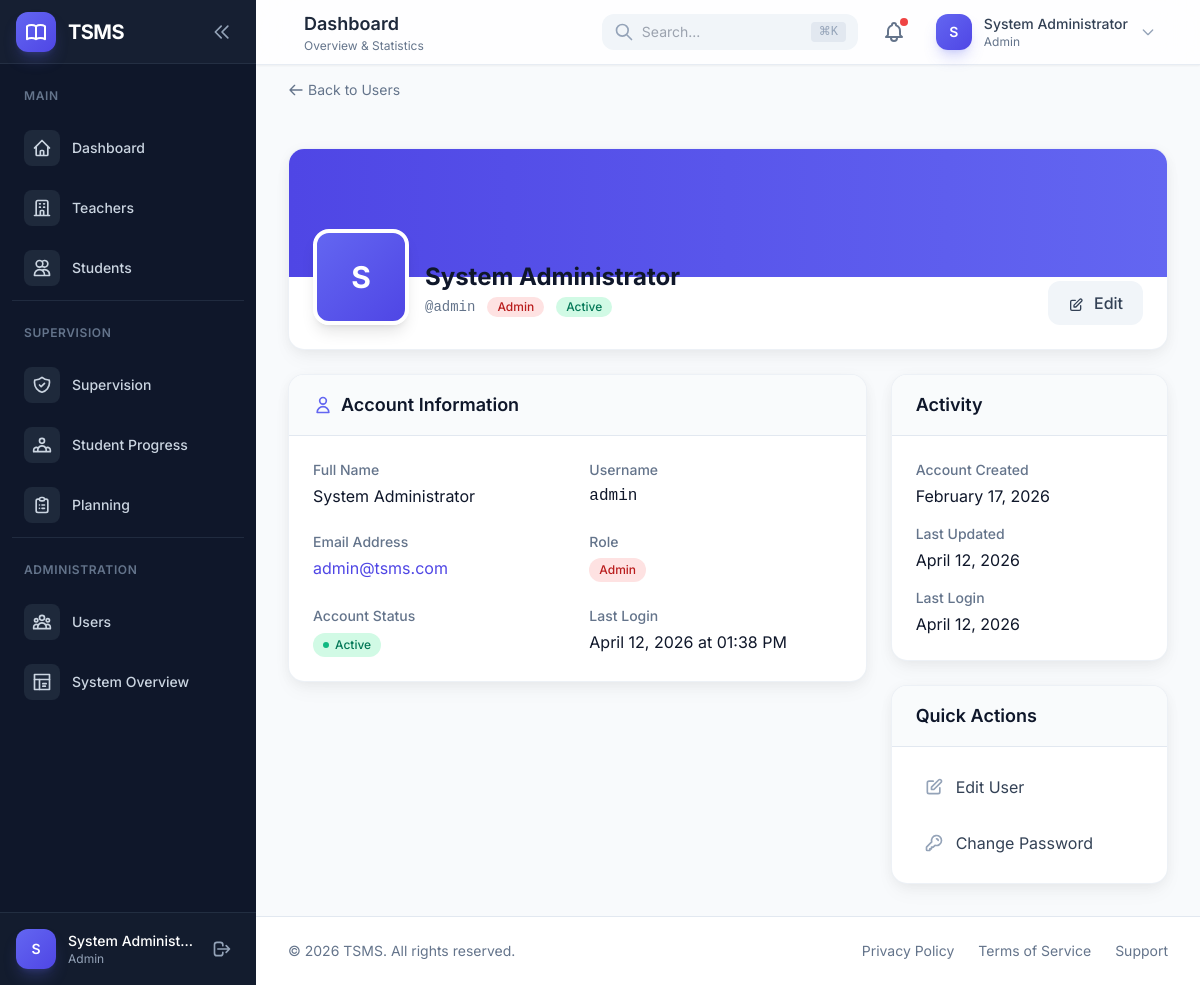
Before: /admin/users/1 (signed in) with the older database file.
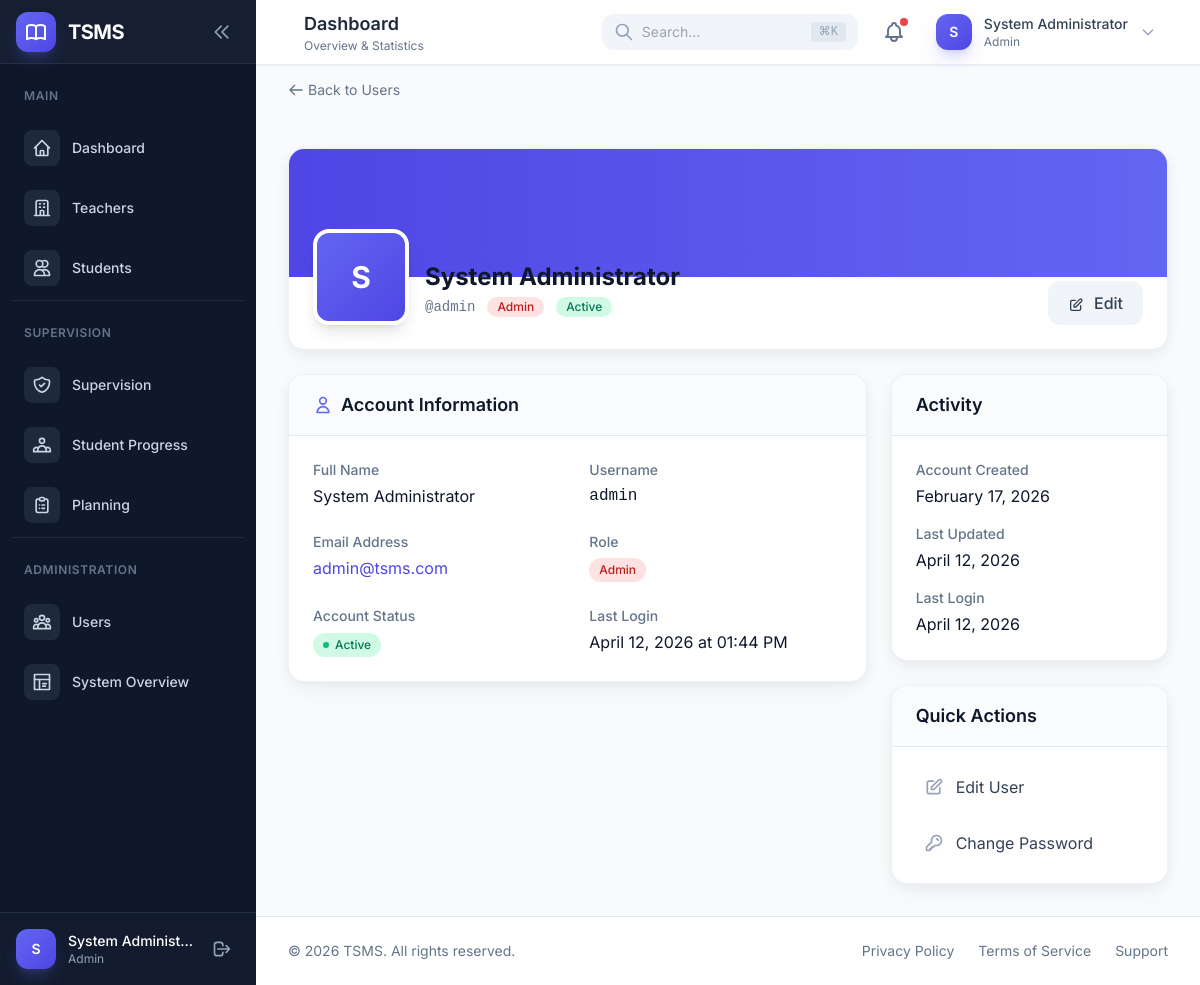
After: the same page with the newer database file.
### app/models/user.py (models this page shows, shortened)
class User(UserMixin, db.Model):
    __tablename__ = 'users'
    id = db.Column(db.Integer, primary_key=True)
    name = db.Column(db.String(128), nullable=False)
    username = db.Column(db.String(64), unique=True, nullable=False, index=True)
    email = db.Column(db.String(120), unique=True, nullable=False, index=True)
    password_hash = db.Column(db.String(256), nullable=False)
    role = db.Column(db.Enum(UserRole), nullable=False, default=UserRole.TEACHER)
    status = db.Column(db.Enum(UserStatus), nullable=False, default=UserStatus.ACTIVE)
    created_at = db.Column(db.DateTime, default=datetime.utcnow, index=True)
    updated_at = db.Column(db.DateTime, default=datetime.utcnow, onupdate=datetime.utcnow)
    last_login_at = db.Column(db.DateTime)
    teacher_profile = db.relationship(
        'Teacher',
        backref='user',
        uselist=False,
        cascade='all, delete-orphan',
        lazy='joined'
    )
    supervisor_profile = db.relationship(
        'Supervisor',
        backref='user',
        uselist=False,
        cascade='all, delete-orphan',
        lazy='joined'
    )
    @property
    def password(self):
        """Prevent password from being read."""
        raise AttributeError('Password is not a readable attribute')
    def is_admin(self):
        return self.role == UserRole.ADMIN
    def is_supervisor(self):
        return self.role == UserRole.SUPERVISOR
    def is_teacher(self):
        return self.role == UserRole.TEACHER

### app/blueprints/admin/__init__.py (the view)
@admin_bp.route('/users/<int:id>')
@login_required
@admin_required
def user_detail(id):
    user = User.query.get_or_404(id)
    return render_template('admin/user_detail.html', user=user)

### app/__init__.py (called while the page is built)
def _init_extensions(app):
    from app.extensions import db, migrate, login_manager, csrf
    db.init_app(app)
    migrate.init_app(app, db)
    login_manager.init_app(app)
    csrf.init_app(app)
    from app.models import User
    @login_manager.user_loader
    def load_user(user_id):
        return User.query.get(int(user_id))

def _register_context_processors(app):
    from datetime import datetime
    @app.context_processor
    def inject_globals():
        return {
            'current_year': datetime.utcnow().year,
            'app_name': 'TSMS'
        }

### app/blueprints/admin/__init__.py (called while the page is built)
def admin_required(f):
    @wraps(f)
    def decorated_function(*args, **kwargs):
        if not current_user.is_authenticated or not current_user.is_admin():
            abort(403)
        return f(*args, **kwargs)
    return decorated_function

### app/blueprints/auth/routes.py (called while the page is built)
@auth_bp.before_app_request
def before_request():
    if current_user.is_authenticated:
        if current_user.status != UserStatus.ACTIVE:
            logout_user()
            flash('Your account is no longer active.', 'warning')
            return redirect(url_for('auth.login'))

### app/templates/admin/user_detail.html (shortened to what the changed rows need)
{% extends "layouts/dashboard.html" %}
{% block content %}
<div class="max-w-5xl mx-auto">
    <div class="bg-white rounded-2xl shadow-soft border border-slate-200/60 overflow-hidden mb-6">
        <div class="px-6 pb-6">
            <div class="flex flex-col md:flex-row md:items-end md:justify-between -mt-12">
                <div class="flex items-end space-x-4">
                    <div class="w-24 h-24 bg-gradient-to-br from-primary-500 to-primary-600 rounded-2xl flex items-center justify-center border-4 border-white shadow-lg">
                        <span class="text-white font-bold text-3xl">{{ user.name[0]|upper }}</span>
                    </div>
                    <div class="pb-2">
                        <h1 class="text-2xl font-bold text-slate-900">{{ user.name }}</h1>
                        <div class="flex items-center space-x-3 mt-1">
                            <span class="text-slate-500 text-sm font-mono">@{{ user.username }}</span>
                            <span class="inline-flex items-center px-2.5 py-0.5 rounded-full text-xs font-medium
                                {% if user.role.value == 'admin' %}bg-red-100 text-red-700
                                {% elif user.role.value == 'supervisor' %}bg-amber-100 text-amber-700
                                {% else %}bg-blue-100 text-blue-700{% endif %}">
                                {{ user.role.value|title }}
                            </span>
                            <span class="inline-flex items-center px-2.5 py-0.5 rounded-full text-xs font-medium
                                {% if user.status.value == 'active' %}bg-emerald-100 text-emerald-700
                                {% elif user.status.value == 'suspended' %}bg-red-100 text-red-700
                                {% else %}bg-slate-100 text-slate-700{% endif %}">
                                {{ user.status.value|title }}
                            </span>
                        </div>
                    </div>
                </div>
            </div>
        </div>
    </div>
    <div class="grid grid-cols-1 lg:grid-cols-3 gap-6">
        <div class="lg:col-span-2 space-y-6">
            <div class="bg-white rounded-2xl shadow-soft border border-slate-200/60 overflow-hidden">
                <div class="p-6">
                    <dl class="grid grid-cols-1 md:grid-cols-2 gap-6">
                        <div>
                            <dt class="text-sm font-medium text-slate-500">Full Name</dt>
                            <dd class="mt-1 text-slate-900">{{ user.name }}</dd>
                        </div>
                        <div>
                            <dt class="text-sm font-medium text-slate-500">Username</dt>
                            <dd class="mt-1 text-slate-900 font-mono">{{ user.username }}</dd>
                        </div>
                        <div>
                            <dd class="mt-1">
                                <a href="mailto:{{ user.email }}" class="text-primary-600 hover:text-primary-700">
                                    {{ user.email }}
                                </a>
                            </dd>
                        </div>
                        <div>
                            <dd class="mt-1">
                                <span class="inline-flex items-center px-2.5 py-1 rounded-full text-xs font-medium
                                    {% if user.role.value == 'admin' %}bg-red-100 text-red-700
                                    {% elif user.role.value == 'supervisor' %}bg-amber-100 text-amber-700
                                    {% else %}bg-blue-100 text-blue-700{% endif %}">
                                    {{ user.role.value|title }}
                                </span>
                            </dd>
                        </div>
                        <div>
                            <dd class="mt-1">
                                <span class="inline-flex items-center px-2.5 py-1 rounded-full text-xs font-medium
                                    {% if user.status.value == 'active' %}bg-emerald-100 text-emerald-700
                                    {% elif user.status.value == 'suspended' %}bg-red-100 text-red-700
                                    {% else %}bg-slate-100 text-slate-700{% endif %}">
                                    <span class="w-1.5 h-1.5 rounded-full mr-1.5
                                        {% if user.status.value == 'active' %}bg-emerald-500
                                        {% elif user.status.value == 'suspended' %}bg-red-500
                                        {% else %}bg-slate-500{% endif %}"></span>
                                    {{ user.status.value|title }}
                                </span>
                            </dd>
                        </div>
                        <div>
                            <dt class="text-sm font-medium text-slate-500">Last Login</dt>
                            <dd class="mt-1 text-slate-900">
                                {% if user.last_login_at %}
                                {{ user.last_login_at.strftime('%B %d, %Y at %I:%M %p') }}
                                {% else %}
                                <span class="text-slate-400">Never</span>
                                {% endif %}
                            </dd>
                        </div>
                    </dl>
                </div>
            </div>
        </div>
        <div class="space-y-6">
            <div class="bg-white rounded-2xl shadow-soft border border-slate-200/60 overflow-hidden">
                <div class="p-6 space-y-4">
                    <div>
                        <dt class="text-sm font-medium text-slate-500">Account Created</dt>
                        <dd class="mt-1 text-slate-900">
                            {{ user.created_at.strftime('%B %d, %Y') if user.created_at else 'Unknown' }}
                        </dd>
                    </div>
                    <div>
                        <dt class="text-sm font-medium text-slate-500">Last Updated</dt>
                        <dd class="mt-1 text-slate-900">
                            {{ user.updated_at.strftime('%B %d, %Y') if user.updated_at else 'Never' }}
                        </dd>
                    </div>
                    <div>
                        <dt class="text-sm font-medium text-slate-500">Last Login</dt>
                        <dd class="mt-1 text-slate-900">
                            {{ user.last_login_at.strftime('%B %d, %Y') if user.last_login_at else 'Never' }}
                        </dd>
                    </div>
                </div>
            </div>
        </div>
    </div>
</div>
{% endblock %}

### app/templates/components/sidebar.html (shortened to what the changed rows need)
<aside :class="sidebarOpen ? 'w-64' : 'w-20'"
       class="fixed inset-y-0 left-0 z-50 bg-slate-900 sidebar-transition hidden lg:flex lg:flex-col">
    <div class="p-4 border-t border-slate-700/50 bg-slate-800/30">
        <div class="flex items-center">
            <div class="flex-shrink-0">
                <div class="w-10 h-10 rounded-xl bg-gradient-to-br from-primary-500 to-primary-600 flex items-center justify-center text-white font-semibold text-sm shadow-lg shadow-primary-500/25">
                    {{ current_user.name[0]|upper }}
                </div>
            </div>
            <div x-show="sidebarOpen" x-transition class="ml-3 flex-1 min-w-0">
                <p class="text-sm font-medium text-white truncate">{{ current_user.name }}</p>
                <p class="text-xs text-slate-400 truncate">{{ current_user.role.value|title if current_user.role else 'User' }}</p>
            </div>
        </div>
    </div>
</aside>

### app/templates/components/navbar.html (shortened to what this page needs)
<header :class="sidebarOpen ? 'lg:pl-64' : 'lg:pl-20'"
        class="fixed top-0 right-0 left-0 z-40 transition-all duration-300">
    <div class="bg-white/80 backdrop-blur-xl border-b border-slate-200/80 shadow-sm">
        <div class="flex items-center justify-between h-16 px-4 sm:px-6 lg:px-8">
            <div class="flex items-center space-x-4">
                <div class="hidden sm:block">
                    <h1 class="text-lg font-semibold text-slate-800">{% block page_title %}Dashboard{% endblock %}</h1>
                    <p class="text-xs text-slate-500">{% block page_subtitle %}Overview & Statistics{% endblock %}</p>
                </div>
            </div>
            <div class="flex items-center space-x-2 sm:space-x-4">
                <div class="hidden md:block relative" x-data="{ searchOpen: false }">
                    <div class="relative">
                        <input type="text"
                               placeholder="Search..."
                               class="w-64 pl-10 pr-4 py-2 text-sm bg-slate-100 border-0 rounded-xl focus:ring-2 focus:ring-primary-500 focus:bg-white transition-all"
                               @focus="searchOpen = true"
                               @blur="setTimeout(() => searchOpen = false, 200)">
                        <div class="absolute inset-y-0 left-0 pl-3 flex items-center pointer-events-none">
                        </div>
                        <kbd class="hidden lg:inline-flex absolute right-3 top-1/2 -translate-y-1/2 items-center px-2 py-0.5 text-xs text-slate-400 bg-slate-200 rounded">
                            ⌘K
                        </kbd>
                    </div>
                </div>
                <div x-data="{ notifOpen: false }" class="relative">
                    <button @click="notifOpen = !notifOpen"
                            class="relative p-2 text-slate-500 hover:text-slate-700 hover:bg-slate-100 rounded-xl transition-colors">
                        <span class="absolute top-1.5 right-1.5 w-2 h-2 bg-red-500 rounded-full ring-2 ring-white"></span>
                    </button>
                </div>
                <div x-data="{ profileOpen: false }" class="relative">
                    <button @click="profileOpen = !profileOpen"
                            class="flex items-center space-x-3 p-1.5 pr-3 hover:bg-slate-100 rounded-xl transition-colors">
                        <div class="w-9 h-9 rounded-xl bg-gradient-to-br from-primary-500 to-primary-600 flex items-center justify-center text-white font-semibold text-sm shadow-lg shadow-primary-500/25">
                            {{ current_user.name[0]|upper }}
                        </div>
                        <div class="hidden sm:block text-left">
                            <p class="text-sm font-medium text-slate-700">{{ current_user.name }}</p>
                            <p class="text-xs text-slate-500">{{ current_user.role.value|title if current_user.role else 'User' }}</p>
                        </div>
                        <svg class="hidden sm:block w-4 h-4 text-slate-400" fill="none" stroke="currentColor" viewBox="0 0 24 24">
                            <path stroke-linecap="round" stroke-linejoin="round" stroke-width="2" d="M19 9l-7 7-7-7"/>
                        </svg>
                    </button>
                </div>
            </div>
        </div>
    </div>
</header>

Changed rows visible on the page:
changed User "System Administrator": last_login_at "April 12, 2026 at 01:38 PM" → "April 12, 2026 at 01:44 PM"
